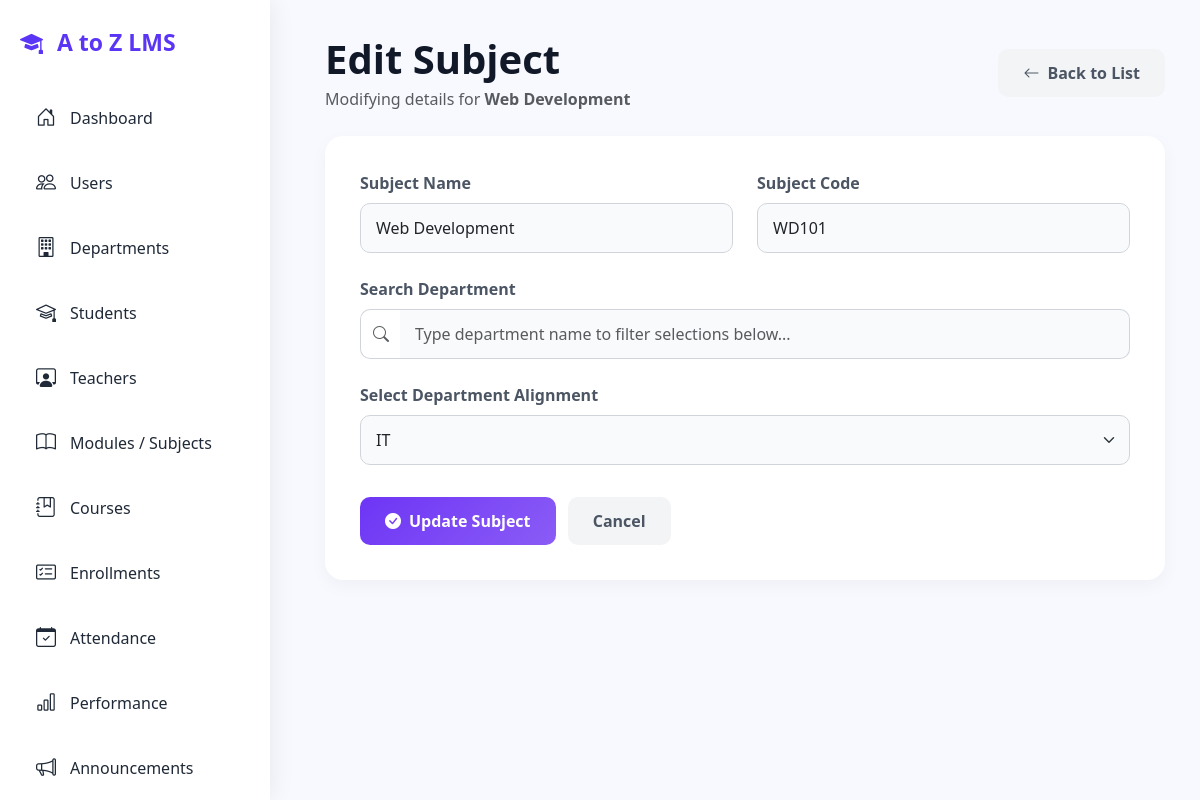
Screenshot of /admin/edit_subject.php?id=1 with the database file from the repository.
### tables this page shows
CREATE TABLE `subject` (
  `SubjectID` int(11) NOT NULL,
  `SubjectName` varchar(100) NOT NULL,
  `SubjectCode` varchar(50) NOT NULL,
  `DepartmentID` int(11) DEFAULT NULL,
  `CreatedDate` timestamp NOT NULL DEFAULT current_timestamp()
);

CREATE TABLE `department` (
  `DepartmentID` int(11) NOT NULL,
  `DepartmentName` varchar(100) NOT NULL,
  `Description` text DEFAULT NULL,
  `CreatedDate` timestamp NOT NULL DEFAULT current_timestamp()
);

### admin/edit_subject.php (the view, shortened to what this page needs)
<?php
include("../config/db.php");
$id = isset($_GET['id']) ? intval($_GET['id']) : 0;
$stmt = $conn->prepare("SELECT * FROM Subject WHERE SubjectID = ?");
$stmt->bind_param("i", $id);
$stmt->execute();
$subject = $stmt->get_result()->fetch_assoc();
$departments = $conn->query("SELECT * FROM Department ORDER BY DepartmentName ASC");
?>
<!DOCTYPE html>
<html lang="en">
<head>
<link href="https://cdn.jsdelivr.net/npm/bootstrap@5.3.3/dist/css/bootstrap.min.css" rel="stylesheet">
<link href="https://cdn.jsdelivr.net/npm/bootstrap-icons/font/bootstrap-icons.css" rel="stylesheet">
</head>
<body>
<div class="wrapper">
    <?php include("sidebar.php"); ?>
    <main class="content" id="content">
        <div class="topbar">
            <div class="left-title">
                <div>
                    <h1 class="fw-bold mb-1">Edit Subject</h1>
                    <p class="text-muted mb-0">Modifying details for <strong><?= htmlspecialchars($subject['SubjectName']) ?></strong></p>
                </div>
            </div>
            <div>
                <a href="manage_subjects.php" class="btn-cancel">
                    <i class="bi bi-arrow-left me-2"></i>Back to List
                </a>
            </div>
        </div>
        <div class="section-box">
            <form action="update_subject.php" method="POST" onsubmit="return validateForm()" class="needs-validation" novalidate>
                <div class="row g-4">
                    <div class="col-md-6">
                        <label class="form-label">Subject Name</label>
                        <input type="text" name="name" id="name" class="form-control" value="<?= htmlspecialchars($subject['SubjectName']) ?>" required placeholder="e.g. Introduction to Programming">
                    </div>
                    <div class="col-md-6">
                        <label class="form-label">Subject Code</label>
                        <input type="text" name="code" id="code" class="form-control" value="<?= htmlspecialchars($subject['SubjectCode']) ?>" required placeholder="e.g. CS101">
                    </div>
                    <div class="col-12">
                        <label class="form-label">Search Department</label>
                        <div class="input-group">
                            <span class="input-group-text border-end-0 bg-white" style="border-radius:10px 0 0 10px; border-color:#d1d5db;">
                                <i class="bi bi-search text-muted"></i>
                            </span>
                            <input type="text" id="searchDept" class="form-control border-start-0" style="border-radius:0 10px 10px 0;" placeholder="Type department name to filter selections below...">
                        </div>
                    </div>
                    <div class="col-md-12">
                        <label class="form-label">Select Department Alignment</label>
                        <select name="dept" id="dept" class="form-select" required>
                            <?php while($d = $departments->fetch_assoc()) { ?>
                                <option value="<?= htmlspecialchars($d['DepartmentID']) ?>" <?= ($d['DepartmentID'] == $subject['DepartmentID']) ? 'selected' : '' ?>>
                                    <?= htmlspecialchars($d['DepartmentName']) ?>
                                </option>
                            <?php } ?>
                        </select>
                    </div>
                    <div class="col-12 mt-4 pt-2">
                        <button type="submit" class="btn-gradient me-2">
                            <i class="bi bi-check-circle-fill me-2"></i>Update Subject
                        </button>
                        <a href="manage_subjects.php" class="btn-cancel">Cancel</a>
                    </div>
                </div>
            </form>
        </div>
    </main>
</div>
</body>
</html>

### admin/edit_subject.php (style rules this page uses)
body { margin: 0; font-family: 'Segoe UI', sans-serif; background: #f7f9ff; color: #111827; }
.wrapper { display: flex; width: 100%; min-height: 100vh; }
.content { margin-left: 290px; padding: 35px; width: calc(100% - 290px); transition: all .3s ease; }
.topbar { display: flex; justify-content: space-between; align-items: center; margin-bottom: 25px; gap: 20px; }
.left-title { display: flex; align-items: center; gap: 15px; }
.section-box { background: white; border-radius: 18px; padding: 35px; box-shadow: 0 6px 18px rgba(0,0,0,0.04); max-width: 850px; }
.form-label { font-weight: 600; color: #4b5563; margin-bottom: 8px; }
.form-control, .form-select { padding: 12px 15px; border: 1px solid #d1d5db; border-radius: 10px; background-color: #f9fafb; transition: all 0.2s ease; }
.btn-gradient { background: linear-gradient(135deg, #6d35f5, #8b5cf6); color: white; padding: 12px 25px; border-radius: 10px; font-weight: 600; border: none; transition: all 0.3s ease; }
.btn-cancel { background-color: #f3f4f6; color: #4b5563; padding: 12px 25px; border-radius: 10px; font-weight: 600; text-decoration: none; transition: all 0.2s ease; display: inline-block; }

### rows the page displays
subject: SubjectName "Web Development", name "Web Development", code "WD101", dept "IT"
